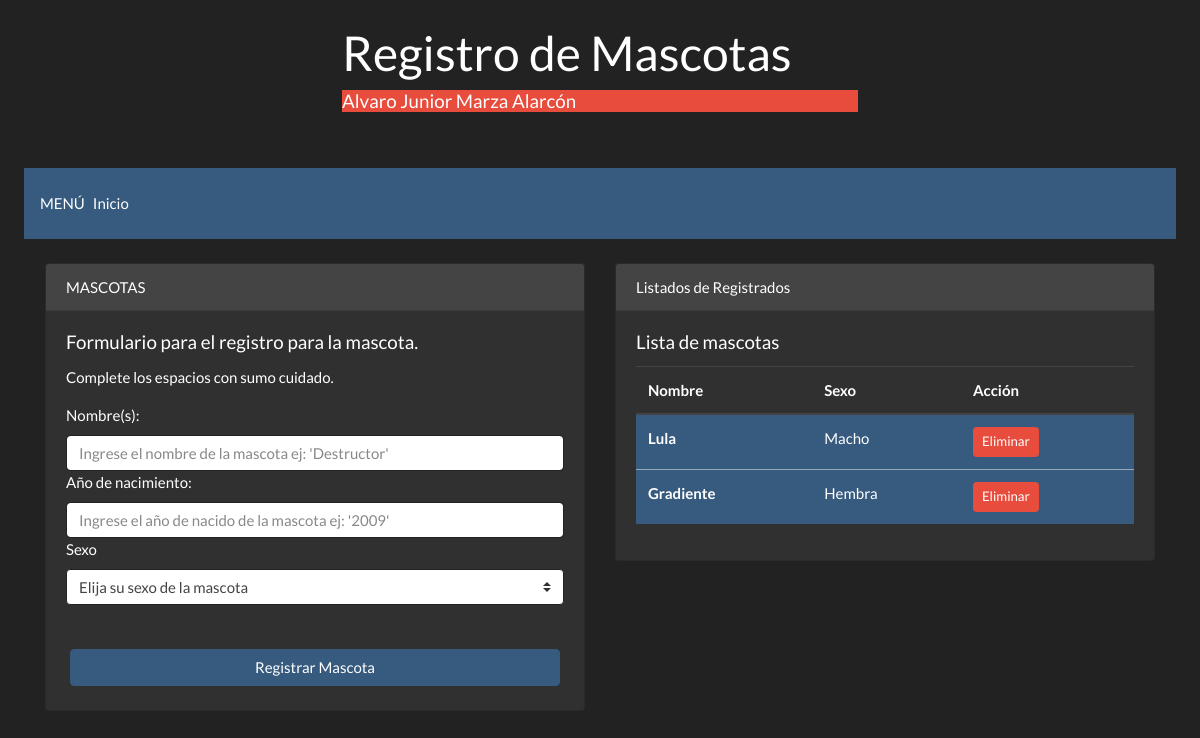
The page /mascota/3 on the database its author committed.
### app.py (models this page shows)
class tbpropietario(db.Model):
    idpropietario = db.Column(db.Integer,primary_key=True)
    nombre = db.Column(db.String(50))
    apellido = db.Column(db.String(50))
    telefono = db.Column(db.Integer)
    anio = db.Column(db.Integer)
    sexo = db.Column(db.String(5))

class tbmascota(db.Model):
    idmascota = db.Column(db.Integer,primary_key=True)
    nombre = db.Column(db.String(20))
    anio = db.Column(db.Integer)
    sexo = db.Column(db.String(5))
    idprop = db.Column(db.Integer)

### app.py (the view)
@app.route('/mascota/<idprop>')#direccionando a la pagina para ver las mascotas
def verMascotas(idprop):
    propie = tbpropietario.query.filter_by(idpropietario=int(idprop)).first()
    revmascota = tbmascota.query.all()
    db.session.commit()
    return render_template('mascotas.html',propietario=propie,qrymascota=revmascota)

### templates/mascotas.html (shortened to what this page needs)
<!DOCTYPE html>
<html lang="en">
<head>
    <link rel="stylesheet" href="https://stackpath.bootstrapcdn.com/bootswatch/4.3.1/darkly/bootstrap.min.css">
</head>
<body>
        <header class="container">
                <div class="display-4 row justify-content-center p-4 cabecera">
                    <div class="col-md-6">
                        <h1>Registro de Mascotas</h1>
                        <h5 class="bg-danger">
                            {{propietario.nombre}}
                            {{propietario.apellido}}
                        </h5>
                    </div>
                </div>
        </header>
        <div class="bs-docs-section clearfix">
            <div class="bs-component">
                <nav class="navbar navbar-expand-lg navbar-dark bg-primary m-4">
                        MENÚ
                        <div class="collapse navbar-collapse" id="navbarColor01">
                        <ul class="navbar-nav mr-auto">
                            <li class="nav-item   active  ">
                            <a class="nav-link" href="/"> Inicio <span class="sr-only">(current)</span></a>
                            </li>
                        </ul>
                        </div>
                </nav>
            </div>
        </div>
        <div class="container">
            <form class="form-group" action="/crearmasc/{{propietario.idpropietario}}" method="POST">
                <div class="row">
                    <div class="col-auto col-sm-9 col-md-6">
                        <div class="card">
                            <div class="card-header">
                                            MASCOTAS
                            </div>
                            <div class="card-body">
                                <h5 class="card-title">Formulario para el registro para la mascota.</h5>
                                <p class="card-text">Complete los espacios con sumo cuidado.</p>
                                <label for="nombmas">Nombre(s): </label>
                                <input id="nombmas" class="form-control" type="text" name="nombmas" placeholder="Ingrese el nombre de la mascota ej: 'Destructor'">
                                <label for="aniomas">Año de nacimiento: </label>
                                <input id="aniomas" class="form-control" type="text" name="aniomas" placeholder="Ingrese el año de nacido de la mascota ej: '2009'">
                                <label for="sxomas">Sexo</label>
                                <select name="sxomas" id="sxomas" class="custom-select" >
                                    <option selected="">Elija su sexo de la mascota</option>
                                </select>
                            </div>
                            <button type="submit" class="btn btn-primary m-4" >Registrar Mascota</submit>
                        </div>
                    </div>
                    <div class="col-9 col-sm-9 col-md-6">
                        <div class="card bg-secundary">
                            <div class="card-header">
                                    Listados de Registrados
                            </div>
                            <div class="card-body">
                                <h5 class="card-title">Lista de mascotas</h5>
                                <table class="table table-hover">
                                    <thead >
                                        <tr >
                                            <th scope="col" >Nombre</th>
                                            <th scope="col" >Sexo</th>
                                            <th scope="col" >Acción</th>
                                        </tr>
                                        <tbody  >
                                            {%for masc in qrymascota%}
                                                {%if masc.idprop == propietario.idpropietario%}
                                            <tr class="table-primary" >
                                                <th scope="row" >{{masc.nombre}}</th>
                                                <td>{%if masc.sexo=='M'%}
                                                        Macho
                                                    {%else%}
                                                        Hembra
                                                    {%endif%}
                                                </td>
                                                <td >
                                                    <a href="\borrarmasc\{{masc.idmascota}} {{propietario.idpropietario}}" class="btn btn-sm btn-danger">Eliminar</a>
                                                </td>
                                            </tr>
                                                {%endif%}
                                            {%endfor%}
                                        </tbody>
                                    </thead>
                                </table>
                            </div>
                        </div>
                    </div>
                </div>
            </form>
        </div>
</body>
</html>

### rows shown on the page
tbpropietario: nombre "Alvaro Junior", apellido "Marza Alarcón"
tbmascota: nombre "Lula", sexo "Macho"
tbmascota: nombre "Gradiente", sexo "Hembra"
